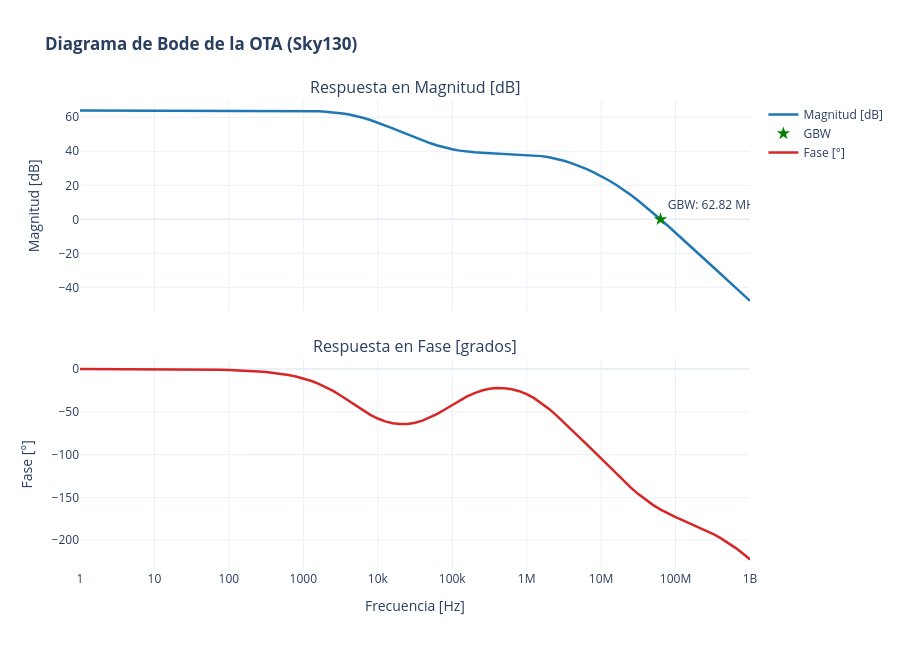

Notebook source saved alongside this figure:
### Markdown cell above
# Caracterización de Punto de Operación (.OP), Respuesta AC y Área de la OTA (Sky130)
---
Este cuaderno realiza la caracterización integral del Amplificador Operacional de Transconductancia (**OTA**) a partir de los netlists y simulaciones guardados en `/headless/.xschem/simulations/`:

1. **Lector Nativo en Python Estándar de Archivos RAW:**
   - Carga y procesamiento directo de `OTA_ac.raw` y `OTA_op.raw`.

2. **Análisis Frecuencial y Margen de Fase (Respuesta AC):**
   - Interpolación lineal exacta de **Ganancia DC ($A_{v0}$)**, **Frecuencia de Corte ($f_{-3dB}$)**, **Frecuencia de Ganancia Unitaria ($GBW$)** y **Margen de Fase ($PM$)**.
   - Diagrama de Bode interactivo con Plotly aplicando **escala logarítmica explícita en ambos subgráficos** (magnitud y fase).

3. **Tabla de Punto de Operación (.OP) y Regiones de Trabajo:**
   - Extracción de parámetros de polarización ($g_m, g_{ds}, I_D, V_{GS}, V_{DS}, V_{th}, V_{dsat}$) para todos los transistores.

4. **Desglose Dinámico de Área en Silicio:**
   - Análisis dinámico del netlist `/headless/.xschem/simulations/OTA.spice` para extraer las dimensiones exactas $W, L, nf, mult$ de todos los componentes.

### Code cell
# ==============================================================================
# ENCABEZADO: Lector Nativo RAW y Diagrama de Bode Interactivo (Plotly)
# DESCRIPCIÓN: Lee /headless/.xschem/simulations/OTA_ac.raw usando Python estándar
#              y configura el eje X logarítmico en ambos subgráficos (Magnitud y Fase).
# ==============================================================================

import subprocess
import os
import numpy as np
import plotly.graph_objects as go
from plotly.subplots import make_subplots

# ── 1. Directorios y Rutas de Archivos de Simulación ─────────────────────────
sim_dir = "/headless/.xschem/simulations"
xschem_dir = "/foss/designs/LDO-sky130/xschem"
sch_file = f"{xschem_dir}/OTA_tb.sch"

if not os.path.exists(sim_dir):
    os.makedirs(sim_dir, exist_ok=True)

subprocess.run(f"export PDK=sky130A && /foss/tools/bin/xschem -n -q -o {sim_dir} {sch_file}", shell=True)
subprocess.run(f"cd {sim_dir} && /foss/tools/bin/ngspice -b {sim_dir}/OTA_tb.spice", shell=True)

# ── 2. Función en Python Estándar para Leer RAW ASCII de NGspice ─────────────
def read_ngspice_raw_ascii(filepath):
    with open(filepath, 'r') as f:
        lines = f.readlines()
        
    num_vars = 0
    is_complex = False
    var_names = []
    idx = 0
    
    while idx < len(lines):
        line = lines[idx].strip()
        if line.startswith('Flags:'):
            if 'complex' in line.lower():
                is_complex = True
        elif line.startswith('No. Variables:'):
            num_vars = int(line.split(':')[1].strip())
        elif line.startswith('Variables:'):
            idx += 1
            for _ in range(num_vars):
                parts = lines[idx].strip().split()
                var_names.append(parts[1])
                idx += 1
            continue
        elif line.startswith('Values:'):
            idx += 1
            break
        idx += 1
        
    data = {v: [] for v in var_names}
    current_pt = 0
    
    while idx < len(lines):
        line = lines[idx].strip()
        if not line:
            idx += 1
            continue
        parts = line.split('\t')
        val_str = parts[1].strip() if len(parts) >= 2 else line
        
        if is_complex:
            if ',' in val_str:
                r, i = map(float, val_str.split(','))
                val = complex(r, i)
            else:
                val = complex(float(val_str), 0.0)
        else:
            val = float(val_str)
            
        var_name = var_names[current_pt % num_vars]
        data[var_name].append(val)
        current_pt += 1
        idx += 1
        
    for k in data:
        data[k] = np.array(data[k])
    return data

# ── 3. Carga y Procesamiento de la Simulación AC ──────────────────────────────
raw_ac_path = os.path.join(sim_dir, "OTA_ac.raw")
if not os.path.exists(raw_ac_path):
    raw_ac_path = os.path.join(xschem_dir, "OTA_ac.raw")

ac_data = read_ngspice_raw_ascii(raw_ac_path)
freq = np.real(ac_data['frequency'])
vo_complex = ac_data['v(vo)']

mag_db = 20 * np.log10(np.abs(vo_complex) + 1e-18)
phase_rad = np.angle(vo_complex)
phase_unwrap_rad = np.unwrap(phase_rad)
phase_deg = np.rad2deg(phase_unwrap_rad)

# ── 4. Cálculo Frecuencial con Interpolación Lineal (Coincidencia NGspice) ────
av0_db = mag_db[0]
av0_lin = 10**(av0_db / 20.0)

idx_mono = np.where(freq >= 100)[0]

target_3db = av0_db - 3.0
f_3db = float(np.interp(target_3db, mag_db[idx_mono][::-1], freq[idx_mono][::-1]))
f_gbw = float(np.interp(0.0, mag_db[idx_mono][::-1], freq[idx_mono][::-1]))
ph_at_gbw = float(np.interp(f_gbw, freq, phase_deg))
pm = 180.0 + ph_at_gbw

print("=== RESULTADOS DE CARACTERIZACIÓN AC DE LA OTA ===")
print(f"Ganancia en DC (Av0):           {av0_db:.2f} dB ({av0_lin:.2f} V/V)")
print(f"Frecuencia de Corte (-3dB):    {f_3db/1e3:.2f} kHz")
print(f"Ancho de Banda GBW (0 dB):     {f_gbw/1e6:.2f} MHz")
print(f"Fase en GBW:                   {ph_at_gbw:.2f}°")
print(f"Margen de Fase (PM):           {pm:.2f}°")

# ── 5. Generación del Diagrama de Bode con Escala Logarítmica en Ambos Subgráficos ─
fig = make_subplots(rows=2, cols=1, shared_xaxes=True,
                    vertical_spacing=0.1,
                    subplot_titles=("Respuesta en Magnitud [dB]", "Respuesta en Fase [grados]"))

fig.add_trace(go.Scatter(x=freq, y=mag_db, mode='lines', name='Magnitud [dB]', line=dict(color='#1f77b4', width=2.5)), row=1, col=1)
if not np.isnan(f_gbw):
    fig.add_trace(go.Scatter(x=[f_gbw], y=[0], mode='markers+text', name='GBW',
                             text=[f'GBW: {f_gbw/1e6:.2f} MHz'], textposition='top right',
                             marker=dict(color='green', size=10, symbol='star')), row=1, col=1)

fig.add_trace(go.Scatter(x=freq, y=phase_deg, mode='lines', name='Fase [°]', line=dict(color='#d62728', width=2.5)), row=2, col=1)

# Aplicar escala logarítmica explícitamente a ambos ejes X
fig.update_xaxes(type="log", row=1, col=1)
fig.update_xaxes(type="log", title_text="Frecuencia [Hz]", row=2, col=1)

fig.update_yaxes(title_text="Magnitud [dB]", row=1, col=1)
fig.update_yaxes(title_text="Fase [°]", row=2, col=1)

fig.update_layout(height=650, title_text="<b>Diagrama de Bode de la OTA (Sky130)</b>", template="plotly_white")
fig.show()

### Figure 1 — Plotly figure (JSON) as saved in the notebook; plotly's stock layout.template omitted (floating-point values rounded to 4 significant figures)
{"data": [{"line": {"color": "#1f77b4", "width": 2.5}, "mode": "lines", "name": "Magnitud [dB]", "type": "scatter", "x": [1.0, 1.259, 1.585, 1.995, 2.512, 3.162, 3.981, 5.012, 6.31, 7.943, 10.0, 12.59, 15.85, 19.95, 25.12, 31.62, 39.81, 50.12, 63.1, 79.43, 100.0, 125.9, 158.5, 199.5, 251.2, 316.2, 398.1, 501.2, 631.0, 794.3, 1000.0, 1259.0, 1585.0, 1995.0, 2512.0, 3162.0, 3981.0, 5012.0, 6310.0, 7943.0, 10000.0, 12590.0, 15850.0, 19950.0, 25120.0, 31620.0, 39810.0, 50120.0, 63100.0, 79430.0, 100000.0, 125900.0, 158500.0, 199500.0, 251200.0, 316200.0, 398100.0, 501200.0, 631000.0, 794300.0, 1000000.0, 1259000.0, 1585000.0, 1995000.0, 2512000.0, 3162000.0, 3981000.0, 5012000.0, 6310000.0, 7943000.0, 10000000.0, 12590000.0, 15850000.0, 19950000.0, 25120000.0, 31620000.0, 39810000.0, 50120000.0, 63100000.0, 79430000.0, 100000000.0, 125900000.0, 158500000.0, 199500000.0, 251200000.0, 316200000.0, 398100000.0, 501200000.0, 631000000.0, 794300000.0, 1000000000.0], "xaxis": "x", "y": [63.91, 63.91, 63.91, 63.91, 63.91, 63.91, 63.91, 63.91, 63.91, 63.91, 63.91, 63.91, 63.91, 63.91, 63.91, 63.91, 63.91, 63.91, 63.91, 63.91, 63.91, 63.9, 63.9, 63.9, 63.9, 63.89, 63.88, 63.86, 63.84, 63.8, 63.73, 63.63, 63.48, 63.24, 62.9, 62.4, 61.72, 60.81, 59.69, 58.35, 56.83, 55.19, 53.45, 51.67, 49.88, 48.11, 46.42, 44.83, 43.41, 42.17, 41.16, 40.37, 39.78, 39.36, 39.06, 38.85, 38.69, 38.55, 38.4, 38.22, 37.98, 37.64, 37.15, 36.47, 35.57, 34.42, 33.04, 31.43, 29.61, 27.6, 25.39, 22.97, 20.32, 17.43, 14.29, 10.94, 7.394, 3.709, -0.0817, -3.945, -7.859, -11.81, -15.78, -19.77, -23.77, -27.79, -31.82, -35.87, -39.92, -43.96, -47.95], "yaxis": "y"}, {"marker": {"color": "green", "size": 10, "symbol": "star"}, "mode": "markers+text", "name": "GBW", "text": ["GBW: 62.82 MHz"], "textposition": "top right", "type": "scatter", "x": [62820000.0], "xaxis": "x", "y": [0], "yaxis": "y"}, {"line": {"color": "#d62728", "width": 2.5}, "mode": "lines", "name": "Fase [°]", "type": "scatter", "x": [1.0, 1.259, 1.585, 1.995, 2.512, 3.162, 3.981, 5.012, 6.31, 7.943, 10.0, 12.59, 15.85, 19.95, 25.12, 31.62, 39.81, 50.12, 63.1, 79.43, 100.0, 125.9, 158.5, 199.5, 251.2, 316.2, 398.1, 501.2, 631.0, 794.3, 1000.0, 1259.0, 1585.0, 1995.0, 2512.0, 3162.0, 3981.0, 5012.0, 6310.0, 7943.0, 10000.0, 12590.0, 15850.0, 19950.0, 25120.0, 31620.0, 39810.0, 50120.0, 63100.0, 79430.0, 100000.0, 125900.0, 158500.0, 199500.0, 251200.0, 316200.0, 398100.0, 501200.0, 631000.0, 794300.0, 1000000.0, 1259000.0, 1585000.0, 1995000.0, 2512000.0, 3162000.0, 3981000.0, 5012000.0, 6310000.0, 7943000.0, 10000000.0, 12590000.0, 15850000.0, 19950000.0, 25120000.0, 31620000.0, 39810000.0, 50120000.0, 63100000.0, 79430000.0, 100000000.0, 125900000.0, 158500000.0, 199500000.0, 251200000.0, 316200000.0, 398100000.0, 501200000.0, 631000000.0, 794300000.0, 1000000000.0], "xaxis": "x2", "y": [-0.01042, -0.01342, -0.01714, -0.02177, -0.02757, -0.03483, -0.04394, -0.0554, -0.0698, -0.08793, -0.1107, -0.1394, -0.1756, -0.221, -0.2783, -0.3503, -0.4411, -0.5553, -0.699, -0.88, -1.108, -1.395, -1.755, -2.209, -2.781, -3.499, -4.401, -5.533, -6.951, -8.721, -10.92, -13.64, -16.95, -20.93, -25.6, -30.9, -36.66, -42.59, -48.33, -53.51, -57.84, -61.13, -63.29, -64.28, -64.1, -62.75, -60.27, -56.73, -52.3, -47.24, -41.91, -36.71, -32.01, -28.09, -25.1, -23.12, -22.19, -22.32, -23.53, -25.86, -29.34, -33.99, -39.76, -46.55, -54.13, -62.23, -70.58, -79.0, -87.43, -95.88, -104.4, -113.1, -121.8, -130.4, -138.6, -146.2, -153.0, -159.1, -164.3, -169.0, -173.1, -177.0, -180.6, -184.4, -188.3, -192.5, -197.3, -202.7, -208.7, -215.4, -222.5], "yaxis": "y2"}], "layout": {"annotations": [{"font": {"size": 16}, "showarrow": false, "text": "Respuesta en Magnitud [dB]", "x": 0.5, "xanchor": "center", "xref": "paper", "y": 1, "yanchor": "bottom", "yref": "paper"}, {"font": {"size": 16}, "showarrow": false, "text": "Respuesta en Fase [grados]", "x": 0.5, "xanchor": "center", "xref": "paper", "y": 0.45, "yanchor": "bottom", "yref": "paper"}], "height": 650, "title": {"text": "<b>Diagrama de Bode de la OTA (Sky130)</b>"}, "xaxis": {"anchor": "y", "domain": [0, 1], "matches": "x2", "showticklabels": false, "type": "log"}, "xaxis2": {"anchor": "y2", "domain": [0, 1], "title": {"text": "Frecuencia [Hz]"}, "type": "log"}, "yaxis": {"anchor": "x", "domain": [0.55, 1], "title": {"text": "Magnitud [dB]"}}, "yaxis2": {"anchor": "x2", "domain": [0, 0.45], "title": {"text": "Fase [°]"}}}}
